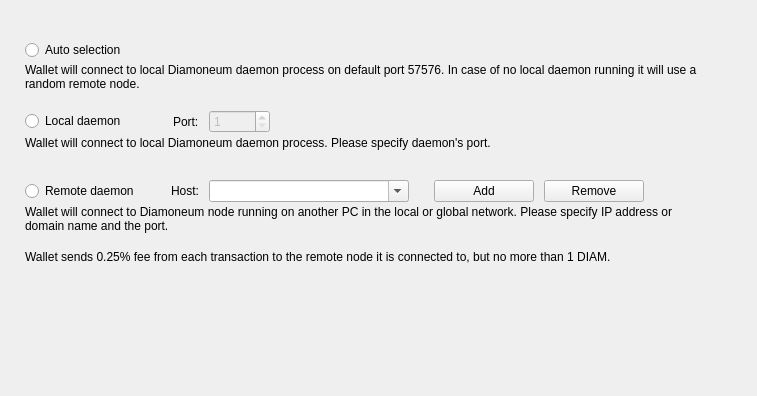
<?xml version="1.0" encoding="UTF-8"?>
<ui version="4.0">
 <class>ConnectionOptionsFrame</class>
 <widget class="QFrame" name="ConnectionOptionsFrame">
  <property name="geometry">
   <rect>
    <x>0</x>
    <y>0</y>
    <width>757</width>
    <height>396</height>
   </rect>
  </property>
  <property name="windowTitle">
   <string>Frame</string>
  </property>
  <property name="frameShape">
   <enum>QFrame::NoFrame</enum>
  </property>
  <property name="frameShadow">
   <enum>QFrame::Raised</enum>
  </property>
  <layout class="QVBoxLayout" name="verticalLayout_5">
   <property name="spacing">
    <number>0</number>
   </property>
   <property name="leftMargin">
    <number>25</number>
   </property>
   <property name="topMargin">
    <number>40</number>
   </property>
   <property name="rightMargin">
    <number>49</number>
   </property>
   <item>
    <widget class="QWidget" name="widget" native="true">
     <property name="sizePolicy">
      <sizepolicy hsizetype="Preferred" vsizetype="Fixed">
       <horstretch>0</horstretch>
       <verstretch>0</verstretch>
      </sizepolicy>
     </property>
     <property name="minimumSize">
      <size>
       <width>0</width>
       <height>70</height>
      </size>
     </property>
     <property name="maximumSize">
      <size>
       <width>16777215</width>
       <height>70</height>
      </size>
     </property>
     <layout class="QVBoxLayout" name="verticalLayout" stretch="0,1">
      <property name="spacing">
       <number>3</number>
      </property>
      <property name="leftMargin">
       <number>0</number>
      </property>
      <property name="topMargin">
       <number>0</number>
      </property>
      <property name="rightMargin">
       <number>0</number>
      </property>
      <property name="bottomMargin">
       <number>0</number>
      </property>
      <item>
       <widget class="QRadioButton" name="m_autoRadio">
        <property name="text">
         <string>Auto selection</string>
        </property>
        <attribute name="buttonGroup">
         <string notr="true">m_connectionButtonGroup</string>
        </attribute>
       </widget>
      </item>
      <item alignment="Qt::AlignTop">
       <widget class="WalletGui::WalletSmallGrayTextLabel" name="m_autoHelperLabel">
        <property name="text">
         <string>Wallet will connect to local Diamoneum daemon process on default port 57576. In case of no local daemon running it will use a random remote node.</string>
        </property>
        <property name="alignment">
         <set>Qt::AlignLeading|Qt::AlignLeft|Qt::AlignTop</set>
        </property>
        <property name="wordWrap">
         <bool>true</bool>
        </property>
        <property name="indent">
         <number>0</number>
        </property>
       </widget>
      </item>
     </layout>
    </widget>
   </item>
   <item>
    <widget class="QWidget" name="widget_3" native="true">
     <property name="sizePolicy">
      <sizepolicy hsizetype="Preferred" vsizetype="Fixed">
       <horstretch>0</horstretch>
       <verstretch>0</verstretch>
      </sizepolicy>
     </property>
     <property name="minimumSize">
      <size>
       <width>0</width>
       <height>70</height>
      </size>
     </property>
     <property name="maximumSize">
      <size>
       <width>16777215</width>
       <height>70</height>
      </size>
     </property>
     <layout class="QVBoxLayout" name="verticalLayout_3" stretch="0,1">
      <property name="spacing">
       <number>3</number>
      </property>
      <property name="leftMargin">
       <number>0</number>
      </property>
      <property name="topMargin">
       <number>0</number>
      </property>
      <property name="rightMargin">
       <number>0</number>
      </property>
      <property name="bottomMargin">
       <number>0</number>
      </property>
      <item>
       <layout class="QHBoxLayout" name="horizontalLayout">
        <property name="spacing">
         <number>10</number>
        </property>
        <item>
         <widget class="QRadioButton" name="m_localRadio">
          <property name="text">
           <string>Local daemon</string>
          </property>
          <attribute name="buttonGroup">
           <string notr="true">m_connectionButtonGroup</string>
          </attribute>
         </widget>
        </item>
        <item>
         <spacer name="horizontalSpacer">
          <property name="orientation">
           <enum>Qt::Horizontal</enum>
          </property>
          <property name="sizeType">
           <enum>QSizePolicy::Fixed</enum>
          </property>
          <property name="sizeHint" stdset="0">
           <size>
            <width>37</width>
            <height>20</height>
           </size>
          </property>
         </spacer>
        </item>
        <item>
         <widget class="QLabel" name="label">
          <property name="text">
           <string>Port:</string>
          </property>
         </widget>
        </item>
        <item alignment="Qt::AlignVCenter">
         <widget class="QSpinBox" name="m_localPortSpin">
          <property name="enabled">
           <bool>false</bool>
          </property>
          <property name="minimum">
           <number>1</number>
          </property>
          <property name="maximum">
           <number>65535</number>
          </property>
          <property name="value">
           <number>1</number>
          </property>
         </widget>
        </item>
        <item>
         <spacer name="horizontalSpacer_2">
          <property name="orientation">
           <enum>Qt::Horizontal</enum>
          </property>
          <property name="sizeHint" stdset="0">
           <size>
            <width>40</width>
            <height>20</height>
           </size>
          </property>
         </spacer>
        </item>
       </layout>
      </item>
      <item alignment="Qt::AlignTop">
       <widget class="WalletGui::WalletSmallGrayTextLabel" name="m_localHelperLabel">
        <property name="text">
         <string>Wallet will connect to local Diamoneum daemon process. Please specify daemon's port.</string>
        </property>
        <property name="alignment">
         <set>Qt::AlignLeading|Qt::AlignLeft|Qt::AlignTop</set>
        </property>
        <property name="wordWrap">
         <bool>true</bool>
        </property>
        <property name="indent">
         <number>0</number>
        </property>
       </widget>
      </item>
     </layout>
    </widget>
   </item>
   <item>
    <widget class="QWidget" name="widget_4" native="true">
     <property name="sizePolicy">
      <sizepolicy hsizetype="Preferred" vsizetype="Fixed">
       <horstretch>0</horstretch>
       <verstretch>0</verstretch>
      </sizepolicy>
     </property>
     <property name="minimumSize">
      <size>
       <width>0</width>
       <height>70</height>
      </size>
     </property>
     <property name="maximumSize">
      <size>
       <width>16777215</width>
       <height>70</height>
      </size>
     </property>
     <layout class="QVBoxLayout" name="verticalLayout_4" stretch="0,1">
      <property name="spacing">
       <number>3</number>
      </property>
      <property name="leftMargin">
       <number>0</number>
      </property>
      <property name="topMargin">
       <number>0</number>
      </property>
      <property name="rightMargin">
       <number>0</number>
      </property>
      <property name="bottomMargin">
       <number>0</number>
      </property>
      <item>
       <layout class="QHBoxLayout" name="horizontalLayout_2">
        <property name="spacing">
         <number>10</number>
        </property>
        <item>
         <widget class="QRadioButton" name="m_remoteRadio">
          <property name="text">
           <string>Remote daemon</string>
          </property>
          <attribute name="buttonGroup">
           <string notr="true">m_connectionButtonGroup</string>
          </attribute>
         </widget>
        </item>
        <item>
         <spacer name="horizontalSpacer_3">
          <property name="orientation">
           <enum>Qt::Horizontal</enum>
          </property>
          <property name="sizeType">
           <enum>QSizePolicy::Fixed</enum>
          </property>
          <property name="sizeHint" stdset="0">
           <size>
            <width>22</width>
            <height>20</height>
           </size>
          </property>
         </spacer>
        </item>
        <item>
         <widget class="QLabel" name="label_2">
          <property name="text">
           <string>Host:</string>
          </property>
         </widget>
        </item>
        <item>
         <widget class="QComboBox" name="remoteNodesComboBox">
          <property name="minimumSize">
           <size>
            <width>200</width>
            <height>0</height>
           </size>
          </property>
          <property name="editable">
           <bool>true</bool>
          </property>
          <property name="insertPolicy">
           <enum>QComboBox::InsertAtTop</enum>
          </property>
         </widget>
        </item>
        <item>
         <spacer name="horizontalSpacer_5">
          <property name="orientation">
           <enum>Qt::Horizontal</enum>
          </property>
          <property name="sizeType">
           <enum>QSizePolicy::Fixed</enum>
          </property>
          <property name="sizeHint" stdset="0">
           <size>
            <width>15</width>
            <height>20</height>
           </size>
          </property>
         </spacer>
        </item>
        <item>
         <widget class="WalletGui::WalletNormalBlueButton" name="addNodeButton">
          <property name="sizePolicy">
           <sizepolicy hsizetype="Preferred" vsizetype="Fixed">
            <horstretch>0</horstretch>
            <verstretch>0</verstretch>
           </sizepolicy>
          </property>
          <property name="minimumSize">
           <size>
            <width>100</width>
            <height>0</height>
           </size>
          </property>
          <property name="baseSize">
           <size>
            <width>150</width>
            <height>0</height>
           </size>
          </property>
          <property name="text">
           <string>Add</string>
          </property>
         </widget>
        </item>
        <item>
         <widget class="WalletGui::WalletNormalBlueButton" name="removeNodeButton">
          <property name="sizePolicy">
           <sizepolicy hsizetype="Preferred" vsizetype="Fixed">
            <horstretch>0</horstretch>
            <verstretch>0</verstretch>
           </sizepolicy>
          </property>
          <property name="minimumSize">
           <size>
            <width>100</width>
            <height>0</height>
           </size>
          </property>
          <property name="baseSize">
           <size>
            <width>150</width>
            <height>0</height>
           </size>
          </property>
          <property name="text">
           <string>Remove</string>
          </property>
         </widget>
        </item>
        <item>
         <spacer name="horizontalSpacer_4">
          <property name="orientation">
           <enum>Qt::Horizontal</enum>
          </property>
          <property name="sizeHint" stdset="0">
           <size>
            <width>30</width>
            <height>20</height>
           </size>
          </property>
         </spacer>
        </item>
       </layout>
      </item>
      <item alignment="Qt::AlignTop">
       <widget class="WalletGui::WalletSmallGrayTextLabel" name="m_remoteHelperLabel">
        <property name="text">
         <string>Wallet will connect to Diamoneum node running on another PC in the local or global network. Please specify IP address or domain name and the port.</string>
        </property>
        <property name="alignment">
         <set>Qt::AlignLeading|Qt::AlignLeft|Qt::AlignTop</set>
        </property>
        <property name="wordWrap">
         <bool>true</bool>
        </property>
        <property name="indent">
         <number>0</number>
        </property>
       </widget>
      </item>
     </layout>
    </widget>
   </item>
   <item>
    <widget class="WalletGui::WalletExtraNormalGrayTextLabel" name="label_4">
     <property name="text">
      <string>Wallet sends 0.25% fee from each transaction to the remote node it is connected to, but no more than 1 DIAM.</string>
     </property>
     <property name="wordWrap">
      <bool>true</bool>
     </property>
    </widget>
   </item>
   <item>
    <spacer name="verticalSpacer">
     <property name="orientation">
      <enum>Qt::Vertical</enum>
     </property>
     <property name="sizeHint" stdset="0">
      <size>
       <width>665</width>
       <height>61</height>
      </size>
     </property>
    </spacer>
   </item>
  </layout>
 </widget>
 <customwidgets>
  <customwidget>
   <class>WalletGui::WalletSmallGrayTextLabel</class>
   <extends>QLabel</extends>
   <header>Gui/Common/WalletTextLabel.h</header>
  </customwidget>
  <customwidget>
   <class>WalletGui::WalletExtraNormalGrayTextLabel</class>
   <extends>QLabel</extends>
   <header>Gui/Common/WalletTextLabel.h</header>
  </customwidget>
  <customwidget>
   <class>WalletGui::WalletNormalBlueButton</class>
   <extends>QPushButton</extends>
   <header>Gui/Common/WalletBlueButton.h</header>
  </customwidget>
 </customwidgets>
 <resources/>
 <connections>
  <connection>
   <sender>m_connectionButtonGroup</sender>
   <signal>buttonClicked(int)</signal>
   <receiver>ConnectionOptionsFrame</receiver>
   <slot>connectionButtonClicked(int)</slot>
   <hints>
    <hint type="sourcelabel">
     <x>-1</x>
     <y>-1</y>
    </hint>
    <hint type="destinationlabel">
     <x>372</x>
     <y>197</y>
    </hint>
   </hints>
  </connection>
  <connection>
   <sender>m_localRadio</sender>
   <signal>toggled(bool)</signal>
   <receiver>m_localPortSpin</receiver>
   <slot>setEnabled(bool)</slot>
   <hints>
    <hint type="sourcelabel">
     <x>81</x>
     <y>194</y>
    </hint>
    <hint type="destinationlabel">
     <x>270</x>
     <y>193</y>
    </hint>
   </hints>
  </connection>
  <connection>
   <sender>addNodeButton</sender>
   <signal>clicked()</signal>
   <receiver>ConnectionOptionsFrame</receiver>
   <slot>addNodeClicked()</slot>
   <hints>
    <hint type="sourcelabel">
     <x>655</x>
     <y>191</y>
    </hint>
    <hint type="destinationlabel">
     <x>372</x>
     <y>197</y>
    </hint>
   </hints>
  </connection>
  <connection>
   <sender>removeNodeButton</sender>
   <signal>clicked()</signal>
   <receiver>ConnectionOptionsFrame</receiver>
   <slot>removeNodeClicked()</slot>
   <hints>
    <hint type="sourcelabel">
     <x>481</x>
     <y>191</y>
    </hint>
    <hint type="destinationlabel">
     <x>372</x>
     <y>197</y>
    </hint>
   </hints>
  </connection>
  <connection>
   <sender>remoteNodesComboBox</sender>
   <signal>editTextChanged(QString)</signal>
   <receiver>ConnectionOptionsFrame</receiver>
   <slot>remoteNodesComboChanged(QString)</slot>
   <hints>
    <hint type="sourcelabel">
     <x>306</x>
     <y>191</y>
    </hint>
    <hint type="destinationlabel">
     <x>372</x>
     <y>197</y>
    </hint>
   </hints>
  </connection>
 </connections>
 <slots>
  <slot>remoteHostNameChanged(QString)</slot>
  <slot>connectionButtonClicked(int)</slot>
  <slot>remoteNodesComboChanged(QString)</slot>
  <slot>addNodeClicked()</slot>
  <slot>removeNodeClicked()</slot>
 </slots>
 <buttongroups>
  <buttongroup name="m_connectionButtonGroup"/>
 </buttongroups>
</ui>
